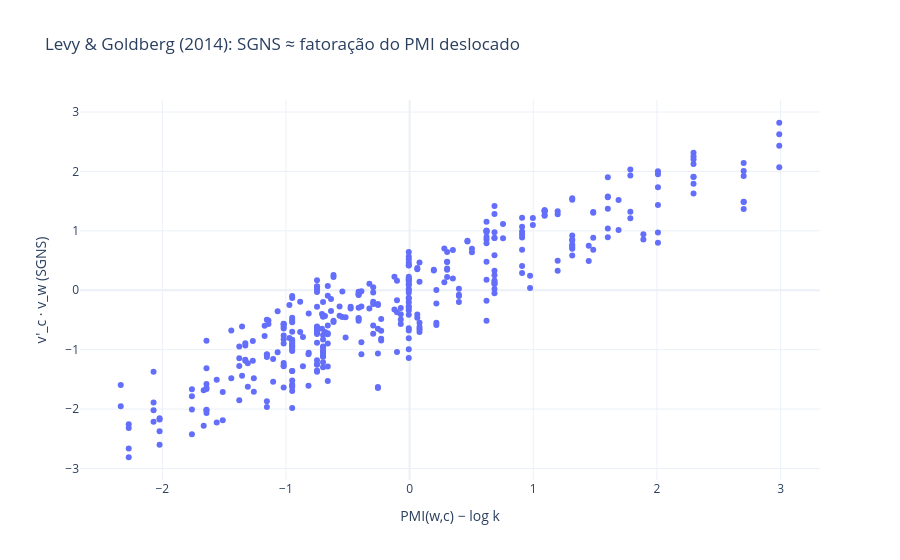

The notebook cell saved with this chart:
### Markdown cell above
## 7. Como o passo de gradiente da NEG se conecta à fatoração de matrizes

Levy & Goldberg (2014) mostraram que o ótimo de (4) satisfaz $v'_c{}^{\top}v_w = \mathrm{PMI}(w,c) - \log k$: a amostragem negativa **fatora implicitamente** a matriz PMI deslocada do notebook 01. O expoente $3/4$ e a subamostragem são o que o word2vec faz "a mais" — e Levy et al. (2015) mostram que, transplantados para o PPMI-SVD, fecham boa parte da diferença.

### Code cell
# Verificação empírica no toy corpus: produto interno W_in·W_out ≈ PMI − log k ?
from replang.models.cooccurrence import cooccurrence_matrix, build_vocab
toy = toy_corpus() * 30
m = Word2Vec(dim=30, window=2, negative=5, sample=0, epochs=60, batch_size=64, seed=3).train(toy)
words, index, freq = build_vocab(toy)
M = cooccurrence_matrix(toy, index, window=2).toarray()
total = M.sum(); pw = M.sum(1) / total; pc = M.sum(0) / total
with np.errstate(divide="ignore"):
    pmi = np.log(M / total) - np.log(pw)[:, None] - np.log(pc)[None, :]
pairs = [(index[a], index[b]) for a in words for b in words if M[index[a], index[b]] > 3]
x = np.array([pmi[i, j] - np.log(5) for i, j in pairs])
y = np.array([m.W_out[m.vocab.index[words[j]]] @ m.W_in[m.vocab.index[words[i]]] for i, j in pairs])
print(f"correlação entre PMI − log k e v'_c·v_w sobre {len(pairs)} pares: {np.corrcoef(x, y)[0, 1]:.2f}")
px.scatter(x=x, y=y, labels={"x": "PMI(w,c) − log k", "y": "v'_c · v_w (SGNS)"}, template="plotly_white", title="Levy & Goldberg (2014): SGNS ≈ fatoração do PMI deslocado").show()

### Figure 1 — Plotly figure (JSON) as saved in the notebook; plotly's stock layout.template omitted (floating-point values rounded to 4 significant figures; data arrays with more than 128 entries replaced by an {"elided": "..."} marker saying what was removed)
{"data": [{"hovertemplate": "PMI(w,c) − log k=%{x}<br>v'_c · v_w (SGNS)=%{y}<extra></extra>", "legendgroup": "", "marker": {"color": "#636efa", "symbol": "circle"}, "mode": "markers", "name": "", "orientation": "v", "showlegend": false, "type": "scatter", "x": {"elided": "374 float values"}, "xaxis": "x", "y": {"elided": "374 float values"}, "yaxis": "y"}], "layout": {"legend": {"tracegroupgap": 0}, "title": {"text": "Levy & Goldberg (2014): SGNS ≈ fatoração do PMI deslocado"}, "xaxis": {"anchor": "y", "domain": [0.0, 1.0], "title": {"text": "PMI(w,c) − log k"}}, "yaxis": {"anchor": "x", "domain": [0.0, 1.0], "title": {"text": "v'_c · v_w (SGNS)"}}}}
